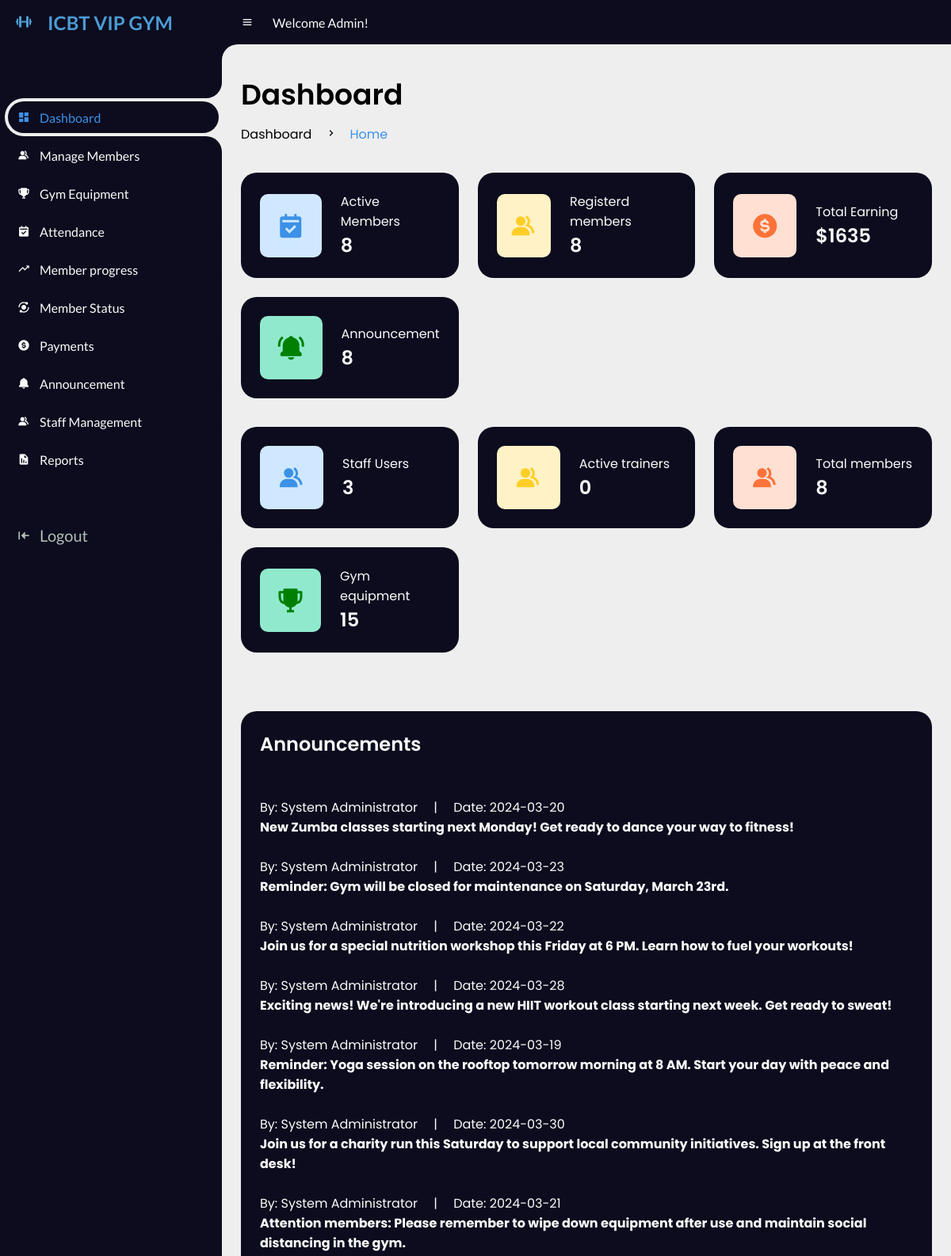
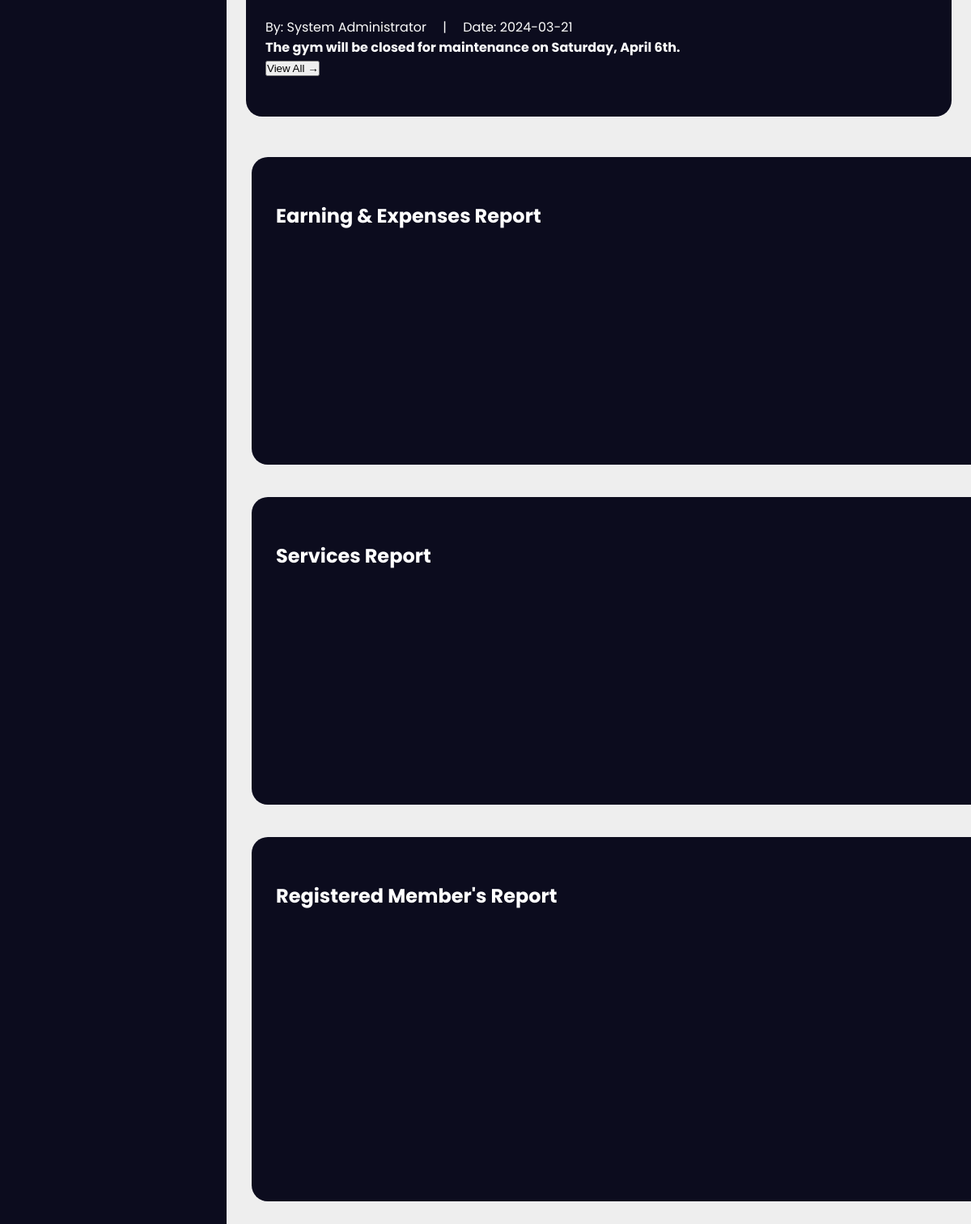
Page /1Admin/index.php?err=noerrors (signed in) on the committed database (2 pictures, top to bottom).
### tables this page shows
CREATE TABLE `announcements` (
  `announcementid` int(100) NOT NULL,
  `message` varchar(500) NOT NULL,
  `date` date NOT NULL
);

### 1Admin/index.php (the view, shortened to what this page needs)
<?php
include "dbcon.php";
?>
<!DOCTYPE html>
<html lang="en">
<head>
    <link href='https://unpkg.com/boxicons@2.0.9/css/boxicons.min.css' rel='stylesheet'>
    <link rel="stylesheet" href="css/style.css">
</head>
<body>
    <section id="sidebar">
        <a href="#" class="brand">
        <i class='bx bx-dumbbell bx-tada' ></i>
            <span class="text">ICBT VIP GYM</span>
        </a>
        <ul class="side-menu top">
            <li class="active">
                <a href="index.php">
                    <i class='bx bxs-dashboard'></i>
                    <span class="text">Dashboard</span>
                </a>
            </li>
            <li>
                <a href="managemb.php">
                    <i class='bx bxs-group'></i>
                    <span class="text">Manage Members</span>
                </a>
            </li>
            <li>
                <a href="managegym.php">
                    <i class='bx bxs-trophy'></i>
                    <span class="text">Gym Equipment</span>
                </a>
            </li>
            <li>
                <a href="attendance.php">
                    <i class='bx bxs-calendar-check'></i>
                    <span class="text">Attendance</span>
                </a>
            </li>
            <li>
                <a href="progressmb.php">
                    <i class='bx bx-trending-up'></i>
                    <span class="text">Member progress</span>
                </a>
            </li>
            <li>
                <a href="statusmb.php">
                    <i class='bx bxs-analyse'></i>
                    <span class="text">Member Status</span>
                </a>
            </li>
            <li>
                <a href="paymentmb.php">
                    <i class='bx bxs-dollar-circle'></i>
                    <span class="text">Payments</span>
                </a>
            </li>
            <li>
                <a href="announcement.php">
                    <i class='bx bxs-bell'></i>
                    <span class="text">Announcement</span>
                </a>
            </li>
            <li>
                <a href="managestaff.php">
                    <i class='bx bxs-group'></i>
                    <span class="text">Staff Management</span>
                </a>
            </li>
            <li>
                <a href="report.php">
                    <i class='bx bxs-report'></i>
                    <span class="text">Reports</span>
                </a>
            </li>
        </ul>
        <ul class="side-menu">
            <li>
                <a href="../logout.php" class="logout">
                    <i class='bx bxs-arrow-to-left'></i>
                    <span class="text">Logout</span>
                </a>
            </li>
        </ul>
    </section>
    <section id="content">
        <nav>
            <i class='bx bx-menu'></i>
            <a class="nav-link">Welcome Admin!</a>
        </nav>
        <main>
            <div class="head-title">
                <div class="left">
                    <h1>Dashboard</h1>
                    <ul class="breadcrumb">
                        <li>
                            <a href="#">Dashboard</a>
                        </li>
                        <li><i class='bx bx-chevron-right'></i></li>
                        <li>
                            <a class="active" href="index.php">Home</a>
                        </li>
                    </ul>
                </div>
            </div>
            <ul class="box-info">
                <li>
                    <i class='bx bxs-calendar-check'></i>
                    <span class="text">
                        <p>Active Members
                        <h3><?php include 'ActiveMemCount.php' ?></h3>
                        </p>
                    </span>
                </li>
                <li>
                    <i class='bx bxs-group'></i>
                    <span class="text">
                        <p>Registerd members</p>
                        <h3><?php include 'Usercount.php' ?></h3>
                    </span>
                </li>
                <li>
                    <i class='bx bxs-dollar-circle'></i>
                    <span class="text">
                        <p>Total Earning</p>
                        <h3>$<?php include 'incomeCount.php' ?></h3>
                    </span>
                </li>
                <li>
                    <i class='bx bxs-bell-ring'></i>
                    <span class="text">
                        <p>Announcement</p>
                        <h3><?php include 'announcementsCount.php' ?></h3>
                    </span>
                </li>
            </ul>
            <ul class="box-info">
                <li>
                    <i class='bx bxs-group'></i>
                    <span class="text">
                        <p>Staff Users</p>
                        <h3><?php include 'staffCount.php' ?></h3>
                    </span>
                </li>
                <li>
                    <i class='bx bxs-group'></i>
                    <span class="text">
                        <p>Active trainers</p>
                        <h3><?php include 'countTrainers.php' ?></h3>
                    </span>
                </li>
                <li>
                    <i class='bx bxs-group'></i>
                    <span class="text">
                        <p>Total members</p>
                        <h3><?php include 'Usercount.php' ?></h3>
                    </span>
                </li>
                <li>
                    <i class='bx bxs-trophy'></i>
                    <span class="text">
                        <p>Gym equipment</p>
                        <h3><?php include 'countEquipment.php' ?></h3>
                    </span>
                </li>
            </ul>
            <br><br>
            <div class="table-data">
                <div class="order">
                    <div class="head">
                        <div class="row-fluid">
                            <div class="span6">
                                <div class="widget-box">
                                    <div class="widget-content nopadding collapse in" id="collapseG2">
                                        <h3>Announcements </h3><br>
                                        <ul class="recent-posts">
                                            <li>
                                                <?php
                                                include "dbcon.php";
                                                $qry = "SELECT * FROM announcements";
                                                $result = mysqli_query($conn, $qry);
                                                while ($row = mysqli_fetch_array($result)) {
                                                    echo "<div class='article-post'>";
                                                    echo "<br>";
                                                    echo "<span class='user-info'> By: System Administrator &emsp;|&emsp; Date: " . $row['date'] . " </span>";
                                                    echo "<h4>" . $row['message'] . " </h4>";
                                                }
                                                echo "</div>";
                                                echo "</li>";
                                                ?>
                                                <a href="announcementManage.php">
                                                    <button class="btn btn-warning btn-mini">View All →</button></a>
                                        </ul>
                                    </div>
                                </div>
                            </div>
                        </div>
                    </div>
                </div>
            </div> <br><br>
            <div id="content" style="margin-left:7px ; width:1185px;">
                <div class="chart" id="content-header">
                    <br>
                    <h1 style="color:white; margin: 30px;" class="text-center ">Earning & Expenses Report </h1>
                    <div style="margin: 30px" class="container-fluid">
                        <div class="row-fluid">
                            <div class="span12">
                                <div id="top_y_div" style="width: 1000px; height: 200px;"></div>
                            </div>
                        </div>
                    </div>
                </div>
                <div class="chart" id="content-header">
                    <br>
                    <h1 style="color:white; margin: 30px;" class="text-center">Services Report </h1>
                    <div style="margin: 30px" class="container-fluid">
                        <div class="row-fluid">
                            <div class="span12">
                                <div id="top_x_div" style="width: 1000px; height: 200px;"></div>
                            </div>
                        </div>
                    </div>
                </div>
                <div class="chart" id="content-header">
                    <br>
                    <h1 style="color:white; margin: 30px;" class="text-center">Registered Member's Report </h1>
                    <div class="container-fluid">
                        <div class="row-fluid">
                            <div class="span12">
                                <div id="piechart"
                                    style="width: 600px; height: 300px; margin-left:auto; margin-right:auto;">
                                </div>
                            </div>
                        </div>
                    </div>
                </div>
                <br><br>
        </main>
        <main>
        </main>
    </section>
</body>
</html>

### 1Admin/ActiveMemCount.php (shortened to what this page needs)
<?php
include "dbcon.php";
$sql = "SELECT * FROM members WHERE status ='Active'";
$query = $conn->query($sql);
echo "$query->num_rows";

### 1Admin/Usercount.php (shortened to what this page needs)
<?php
include "dbcon.php";
$sql = "SELECT * FROM members";
$query = $conn->query($sql);
echo "$query->num_rows";

### 1Admin/incomeCount.php (shortened to what this page needs)
<?php
include "dbcon.php";
$sql = "SELECT SUM( amount) FROM members";
$amountsum = mysqli_query($conn, $sql);
$row_amountsum = mysqli_fetch_assoc($amountsum);
echo $row_amountsum['SUM( amount)'];

### 1Admin/announcementsCount.php (shortened to what this page needs)
<?php
include "dbcon.php";
$sql = "SELECT * FROM announcements";
$query = $conn->query($sql);
echo "$query->num_rows";

### 1Admin/staffCount.php (shortened to what this page needs)
<?php
$Server = "localhost";
$User = "root";
$Pass = "";
$database = "project_gym_db";
$conn = mysqli_connect($Server, $User, $Pass, $database);
$sql = "SELECT * FROM staff";
                $query = $conn->query($sql);
                echo "$query->num_rows";

### 1Admin/countTrainers.php (shortened to what this page needs)
<?php
include 'dbcon.php';
$sql = "SELECT * FROM staff WHERE designation='Trainer'";
                $query = $conn->query($sql);
                echo "$query->num_rows";

### 1Admin/countEquipment.php (shortened to what this page needs)
<?php
include 'dbcon.php';
$sql = "SELECT * FROM equipment";
                $query = $conn->query($sql);
                echo "$query->num_rows";

### 1Admin/index.php (style rules this page uses)
.chart { background-color: #0C0C1E; margin-bottom: 40px; border-radius: 20px; padding-bottom: 30px; align-content: center; width: 100%; }

### rows in the picture
announcements: date "2024-03-20", message "New Zumba classes starting next Monday! Get ready to dance your way to fitness!"
announcements: date "2024-03-23", message "Reminder: Gym will be closed for maintenance on Saturday, March 23rd."
announcements: date "2024-03-22", message "Join us for a special nutrition workshop this Friday at 6 PM. Learn how to fuel your workouts!"
announcements: date "2024-03-28", message "Exciting news! We're introducing a new HIIT workout class starting next week. Get ready to sweat!"
announcements: date "2024-03-19", message "Reminder: Yoga session on the rooftop tomorrow morning at 8 AM. Start your day with peace and flexibility."
announcements: date "2024-03-30", message "Join us for a charity run this Saturday to support local community initiatives. Sign up at the front desk!"
announcements: date "2024-03-21", message "Attention members: Please remember to wipe down equipment after use and maintain social distancing in the gym."
announcements: date "2024-03-21", message "The gym will be closed for maintenance on Saturday, April 6th."

### other values in the picture
$query->num_rows "8"
$query->num_rows "8 8"
$row_amountsum['SUM( amount)'] "1635"
$query->num_rows "3"
$query->num_rows "0"
$query->num_rows "15"
